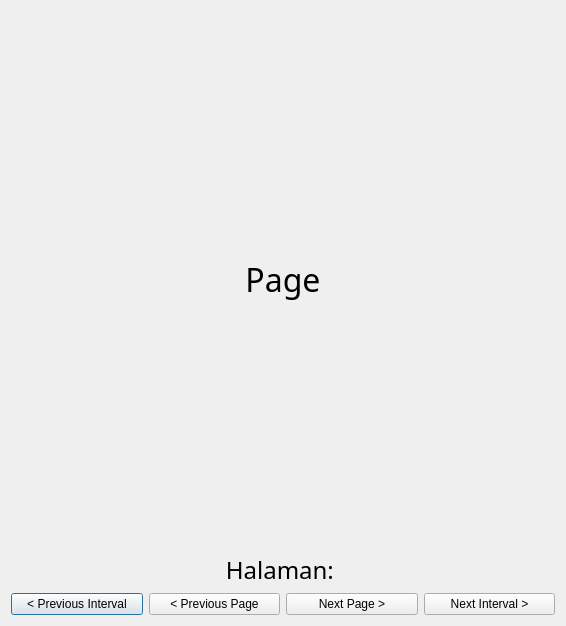
<?xml version="1.0" encoding="UTF-8"?>
<ui version="4.0">
 <class>Preview_Sequence_ObjectOrder</class>
 <widget class="QDialog" name="Preview_Sequence_ObjectOrder">
  <property name="geometry">
   <rect>
    <x>0</x>
    <y>0</y>
    <width>566</width>
    <height>626</height>
   </rect>
  </property>
  <property name="windowTitle">
   <string>Dialog</string>
  </property>
  <layout class="QVBoxLayout" name="verticalLayout">
   <item>
    <widget class="QLabel" name="Page_Viewer_Embed">
     <property name="sizePolicy">
      <sizepolicy hsizetype="Preferred" vsizetype="Expanding">
       <horstretch>0</horstretch>
       <verstretch>0</verstretch>
      </sizepolicy>
     </property>
     <property name="font">
      <font>
       <family>Impact</family>
       <pointsize>24</pointsize>
      </font>
     </property>
     <property name="text">
      <string>Page</string>
     </property>
     <property name="alignment">
      <set>Qt::AlignmentFlag::AlignCenter</set>
     </property>
    </widget>
   </item>
   <item>
    <widget class="QLabel" name="Halaman_Label">
     <property name="font">
      <font>
       <family>Impact</family>
       <pointsize>18</pointsize>
      </font>
     </property>
     <property name="text">
      <string>Halaman: </string>
     </property>
     <property name="alignment">
      <set>Qt::AlignmentFlag::AlignCenter</set>
     </property>
    </widget>
   </item>
   <item>
    <layout class="QHBoxLayout" name="horizontalLayout">
     <item>
      <widget class="QPushButton" name="Previous_Interval_Button">
       <property name="text">
        <string>&lt; Previous Interval</string>
       </property>
      </widget>
     </item>
     <item>
      <widget class="QPushButton" name="Previous_Page_Button">
       <property name="text">
        <string>&lt; Previous Page</string>
       </property>
      </widget>
     </item>
     <item>
      <widget class="QPushButton" name="Next_Page_Button">
       <property name="text">
        <string>Next Page &gt;</string>
       </property>
      </widget>
     </item>
     <item>
      <widget class="QPushButton" name="Next_Interval_Button">
       <property name="text">
        <string>Next Interval &gt;</string>
       </property>
      </widget>
     </item>
    </layout>
   </item>
  </layout>
 </widget>
 <resources/>
 <connections/>
</ui>
